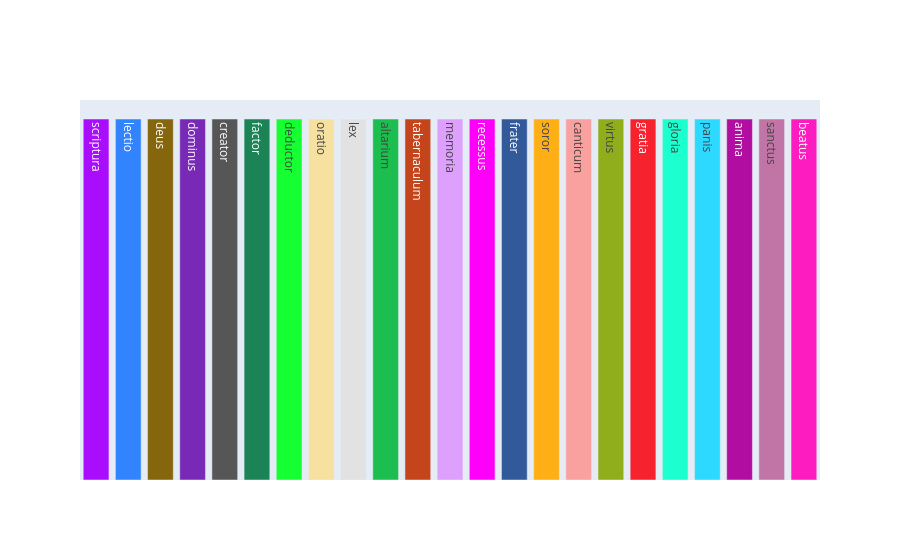

Notebook code for this chart:
### Markdown cell above
We're assigning each term a seperate colour to facilitate our analyses.

### Code cell
color_discrete_map_terms = { term : px.colors.qualitative.Alphabet[i] for i, term in enumerate(christian_terms)} # for each term we fix a color
fig = go.Figure()
fig.add_trace(go.Bar(
    x = [col for col in color_discrete_map_terms.keys()],
    y = [0.5 for x in range(0, len(color_discrete_map_terms)) ],
    text = christian_terms,
    textangle=90,
    marker_color=[col for col in color_discrete_map_terms.values()]
))
fig.update_layout(showlegend=False, xaxis={'showgrid': False, 'visible': False}, yaxis={'showgrid': False, 'visible': False})

### Figure 1 — Plotly figure (JSON) as saved in the notebook; plotly's stock layout.template omitted (floating-point values rounded to 4 significant figures)
{"data": [{"marker": {"color": ["#AA0DFE", "#3283FE", "#85660D", "#782AB6", "#565656", "#1C8356", "#16FF32", "#F7E1A0", "#E2E2E2", "#1CBE4F", "#C4451C", "#DEA0FD", "#FE00FA", "#325A9B", "#FEAF16", "#F8A19F", "#90AD1C", "#F6222E", "#1CFFCE", "#2ED9FF", "#B10DA1", "#C075A6", "#FC1CBF"]}, "text": ["scriptura", "lectio", "deus", "dominus", "creator", "factor", "deductor", "oratio", "lex", "altarium", "tabernaculum", "memoria", "recessus", "frater", "soror", "canticum", "virtus", "gratia", "gloria", "panis", "anima", "sanctus", "beatus"], "textangle": 90, "type": "bar", "x": ["scriptura", "lectio", "deus", "dominus", "creator", "factor", "deductor", "oratio", "lex", "altarium", "tabernaculum", "memoria", "recessus", "frater", "soror", "canticum", "virtus", "gratia", "gloria", "panis", "anima", "sanctus", "beatus"], "y": [0.5, 0.5, 0.5, 0.5, 0.5, 0.5, 0.5, 0.5, 0.5, 0.5, 0.5, 0.5, 0.5, 0.5, 0.5, 0.5, 0.5, 0.5, 0.5, 0.5, 0.5, 0.5, 0.5]}], "layout": {"autosize": true, "showlegend": false, "xaxis": {"autorange": true, "range": [-0.5, 22.5], "showgrid": false, "type": "category", "visible": false}, "yaxis": {"autorange": true, "range": [0, 0.5263], "showgrid": false, "type": "linear", "visible": false}}}
